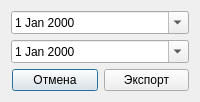
<?xml version="1.0" encoding="UTF-8"?>
<ui version="4.0">
 <class>ExportDialog</class>
 <widget class="QDialog" name="ExportDialog">
  <property name="windowTitle">
   <string>Период экспорта</string>
  </property>

  <layout class="QVBoxLayout">

   <item>
    <widget class="QDateEdit" name="dateFrom">
     <property name="calendarPopup">
      <bool>true</bool>
     </property>
    </widget>
   </item>

   <item>
    <widget class="QDateEdit" name="dateTo">
     <property name="calendarPopup">
      <bool>true</bool>
     </property>
    </widget>
   </item>

   <item>
    <layout class="QHBoxLayout">
     <item>
      <spacer orientation="Horizontal"/>
     </item>

     <item>
      <widget class="QPushButton" name="btnCancel">
       <property name="text">
        <string>Отмена</string>
       </property>
      </widget>
     </item>

     <item>
      <widget class="QPushButton" name="btnOk">
       <property name="text">
        <string>Экспорт</string>
       </property>
      </widget>
     </item>

    </layout>
   </item>

  </layout>
 </widget>
</ui>
